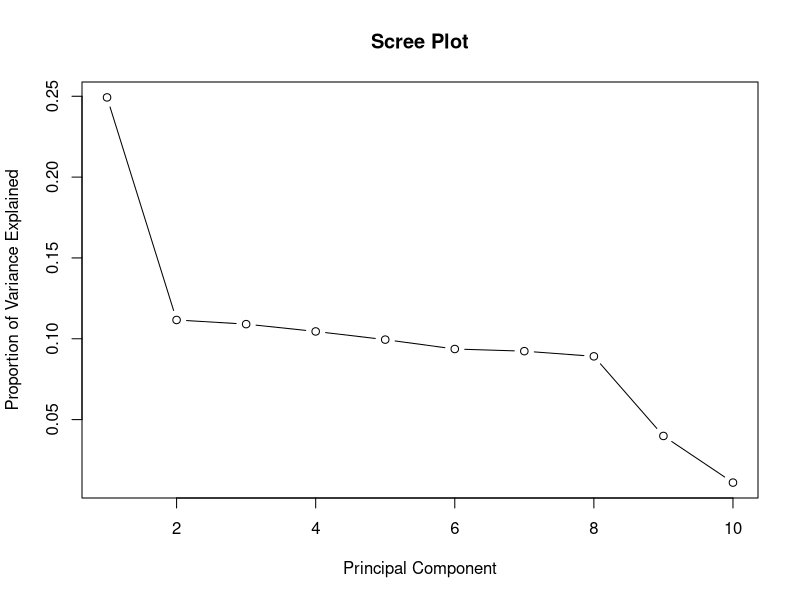
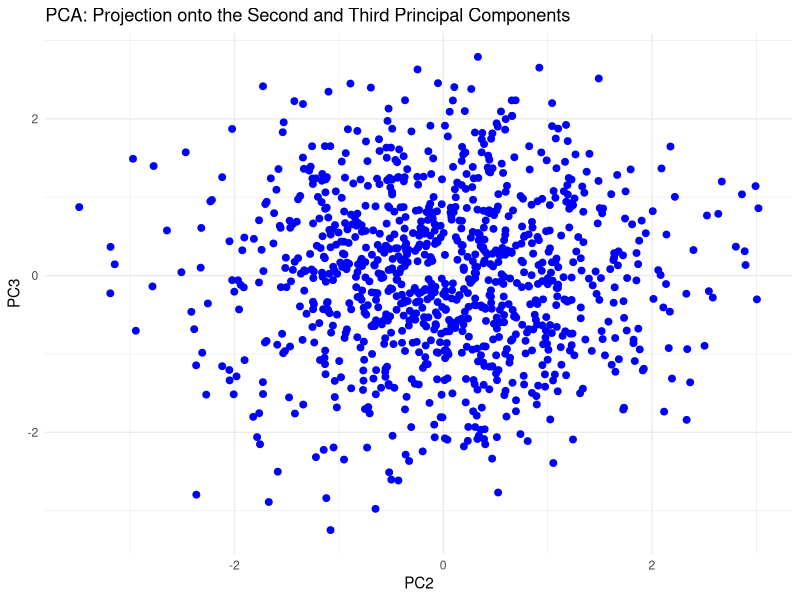

Here is the R script that generated these plots, in order:
#rm(list = ls())

# Load necessary library
library(ggplot2)


# Step 1: Set seed for reproducibility
set.seed(123)


# Step 2: Generate 1000 samples
n <- 1000


# Step 3: Create dimensions with correlations between the first 3
dimension_1 <- rnorm(n, mean = 50, sd = 10)  # Random normal data
dimension_2 <- dimension_1 * 0.9 + rnorm(n, mean = 0, sd = 5)  # Highly correlated with dimension_1
dimension_3 <- dimension_1 * 0.7 + rnorm(n, mean = 0, sd = 7)  # Moderately correlated with dimension_1


# Step 4: Generate other dimensions with no strong correlations
dimension_4 <- rnorm(n, mean = 30, sd = 8)
dimension_5 <- rnorm(n, mean = 70, sd = 12)
dimension_6 <- rnorm(n, mean = 20, sd = 4)
dimension_7 <- rnorm(n, mean = 15, sd = 6)
dimension_8 <- rnorm(n, mean = 40, sd = 9)
dimension_9 <- rnorm(n, mean = 100, sd = 15)
dimension_10 <- rnorm(n, mean = 25, sd = 5)


# Step 5: Combine the dimensions into a data frame
dataset <- data.frame(dimension_1, dimension_2, dimension_3, dimension_4, dimension_5, 
                      dimension_6, dimension_7, dimension_8, dimension_9, dimension_10)


# Step 6: Compute the correlation matrix to verify correlations
correlation_matrix <- cor(dataset)
print("Correlation Matrix:")
print(correlation_matrix)


# Step 7: Standardize the data for PCA
dataset_scaled <- scale(dataset)


# Step 8: Perform PCA
pca_result <- prcomp(dataset_scaled, center = TRUE, scale. = TRUE)


# Step 9: View the PCA summary
summary(pca_result)


# Step 10: Scree plot to visualize explained variance
eigenvalues <- pca_result$sdev^2
explained_variance <- eigenvalues / sum(eigenvalues)
plot(explained_variance, type = "b", xlab = "Principal Component", 
     ylab = "Proportion of Variance Explained", 
     main = "Scree Plot")


# Step 11: Project data onto the first two principal components
X_reduced <- pca_result$x[, c(2, 3)]


# Step 12: Visualize the projection using a scatter plot
X_reduced_df <- data.frame(X_reduced)
ggplot(X_reduced_df, aes(PC2, PC3)) +
  geom_point(size = 2, color = "blue") +
  ggtitle("PCA: Projection onto the Second and Third Principal Components") +
  theme_minimal()
